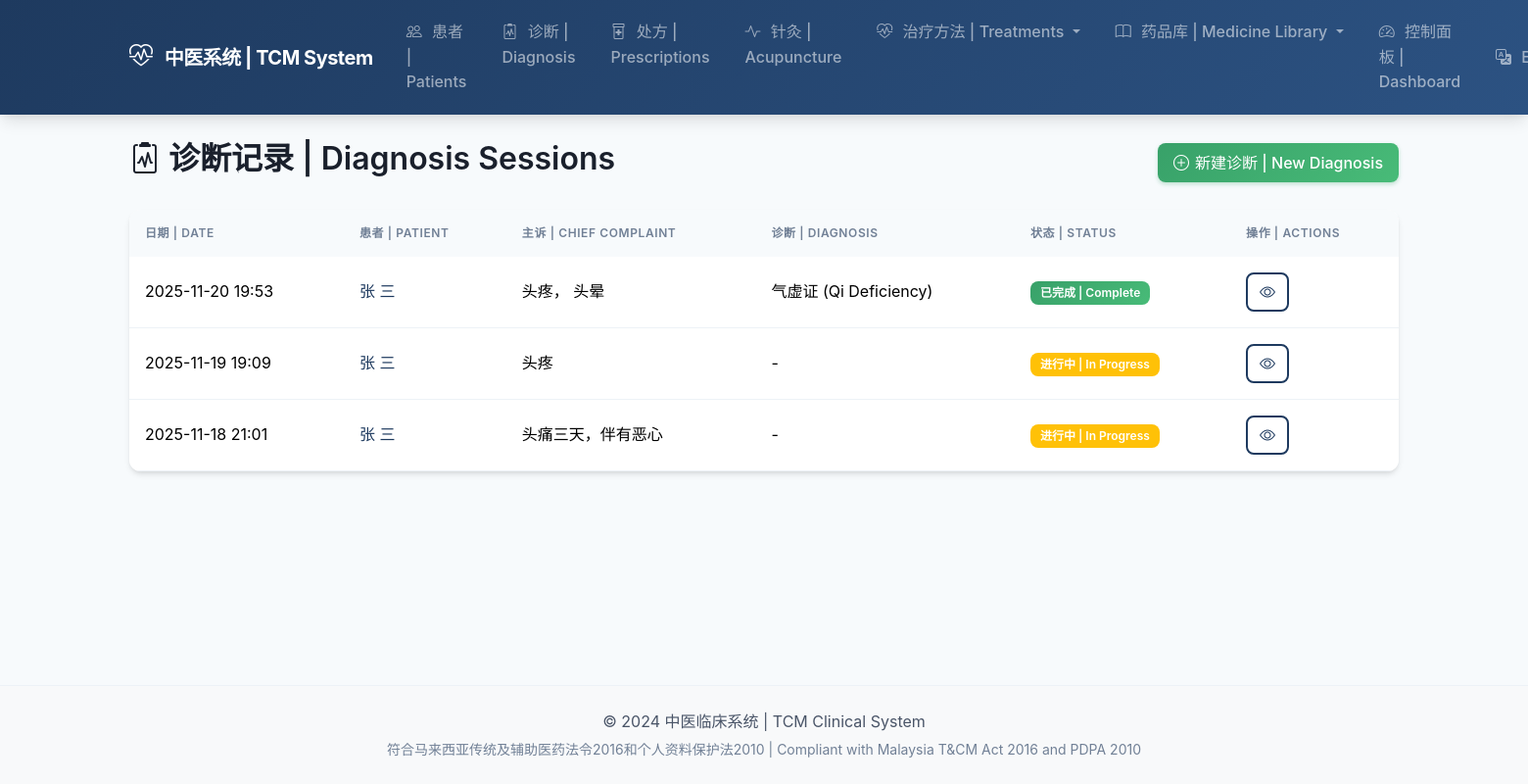
The app's page /diagnosis/ (signed in) with its own data.
### diagnosis/models.py (models this page shows, shortened)
class DiagnosisSession(models.Model):
    patient = models.ForeignKey(
        'patients.Patient',
        on_delete=models.CASCADE,
        related_name='diagnosis_sessions',
        verbose_name=_('Patient'),
    )
    practitioner = models.ForeignKey(
        settings.AUTH_USER_MODEL,
        on_delete=models.SET_NULL,
        null=True,
        related_name='diagnosis_sessions',
        verbose_name=_('Practitioner'),
    )
    medical_record = models.ForeignKey(
        'patients.MedicalRecord',
        on_delete=models.SET_NULL,
        null=True,
        blank=True,
        related_name='diagnosis_sessions',
        verbose_name=_('Medical Record'),
    )
    session_date = models.DateTimeField(
        _('Session Date'),
        auto_now_add=True,
    )
    chief_complaint = models.TextField(
        _('Chief Complaint (主诉)'),
    )
    spirit_status = models.CharField(
        _('Spirit Status (神)'),
        max_length=100,
        blank=True,
        help_text=_('e.g., Alert, Listless, Agitated'),
    )
    complexion = models.CharField(
        _('Complexion (面色)'),
        max_length=100,
        blank=True,
    )
    tongue_body_color = models.CharField(
        _('Tongue Body Color'),
        max_length=20,
        choices=TongueAppearance.BodyColor.choices,
        blank=True,
    )
    tongue_body_shape = models.CharField(
        _('Tongue Body Shape'),
        max_length=20,
        choices=TongueAppearance.BodyShape.choices,
        blank=True,
    )
    tongue_coating_color = models.CharField(
        _('Tongue Coating Color'),
        max_length=20,
        choices=TongueAppearance.CoatingColor.choices,
        blank=True,
    )
    tongue_coating_texture = models.CharField(
        _('Tongue Coating Texture'),
        max_length=20,
        choices=TongueAppearance.CoatingTexture.choices,
        blank=True,
    )
    tongue_notes = models.TextField(
        _('Additional Tongue Notes'),
        blank=True,
    )
    voice_quality = models.CharField(
        _('Voice Quality'),
        max_length=100,
        blank=True,
    )
    breath_odor = models.CharField(
        _('Breath Odor'),
        max_length=100,
        blank=True,
    )
    auscultation_notes = models.TextField(
        _('Auscultation Notes'),
        blank=True,
    )
    selected_symptoms = models.JSONField(
        _('Selected Symptoms'),
        default=list,
        help_text=_('List of symptom codes selected during inquiry'),
    )
    symptom_details = models.TextField(
        _('Symptom Details'),
        blank=True,
        help_text=_('Duration, severity, triggering factors'),
    )
    sleep_quality = models.CharField(
        _('Sleep Quality'),
        max_length=100,
        blank=True,
    )
    appetite = models.CharField(
        _('Appetite'),
        max_length=100,
        blank=True,
    )
    thirst = models.CharField(
        _('Thirst'),
        max_length=100,
        blank=True,
    )
    defecation = models.CharField(
        _('Defecation'),
        max_length=100,
        blank=True,
    )
    urination = models.CharField(
        _('Urination'),
        max_length=100,
        blank=True,
    )
    perspiration = models.CharField(
        _('Perspiration'),
        max_length=100,
        blank=True,
    )
    inquiry_notes = models.TextField(
        _('Additional Inquiry Notes'),
        blank=True,
    )
    pulse_left_cun = models.CharField(
        _('Left Cun Pulse'),
        max_length=50,
        blank=True,
    )
    pulse_left_guan = models.CharField(
        _('Left Guan Pulse'),
        max_length=50,
        blank=True,
    )
    pulse_left_chi = models.CharField(
        _('Left Chi Pulse'),
        max_length=50,
        blank=True,
    )
    pulse_right_cun = models.CharField(
        _('Right Cun Pulse'),
        max_length=50,
        blank=True,
    )
    pulse_right_guan = models.CharField(
        _('Right Guan Pulse'),
        max_length=50,
        blank=True,
    )
    pulse_right_chi = models.CharField(
        _('Right Chi Pulse'),
        max_length=50,
        blank=True,
    )
    pulse_overall = models.CharField(
        _('Overall Pulse Quality'),
        max_length=100,
        blank=True,
    )
    palpation_notes = models.TextField(
        _('Palpation Notes'),
        blank=True,
    )
    ai_suggested_syndromes = models.JSONField(
        _('AI Suggested Syndromes'),
        default=list,
        help_text=_('List of syndrome codes with confidence scores'),
    )
    final_diagnosis = models.TextField(
        _('Final Diagnosis (辨证结论)'),
        blank=True,
    )
    treatment_principle = models.TextField(
        _('Treatment Principle (治则治法)'),
        blank=True,
    )
    notes = models.TextField(
        _('Additional Notes'),
        blank=True,
    )
    is_complete = models.BooleanField(
        _('Complete'),
        default=False,
    )
    created_at = models.DateTimeField(auto_now_add=True)
    updated_at = models.DateTimeField(auto_now=True)
    class Meta:
        verbose_name = _('Diagnosis Session')
        verbose_name_plural = _('Diagnosis Sessions')
        ordering = ['-session_date']

### patients/models.py (models this page shows, shortened)
class Patient(models.Model):
    class Gender(models.TextChoices):
        MALE = 'M', _('Male (男)')
        FEMALE = 'F', _('Female (女)')
        OTHER = 'O', _('Other (其他)')
    class BloodType(models.TextChoices):
        A_POSITIVE = 'A+', 'A+'
        A_NEGATIVE = 'A-', 'A-'
        B_POSITIVE = 'B+', 'B+'
        B_NEGATIVE = 'B-', 'B-'
        AB_POSITIVE = 'AB+', 'AB+'
        AB_NEGATIVE = 'AB-', 'AB-'
        O_POSITIVE = 'O+', 'O+'
        O_NEGATIVE = 'O-', 'O-'
        UNKNOWN = 'UK', _('Unknown')
    patient_id = models.UUIDField(
        default=uuid.uuid4,
        editable=False,
        unique=True,
    )
    first_name = models.CharField(
        _('First Name'),
        max_length=100,
    )
    last_name = models.CharField(
        _('Last Name'),
        max_length=100,
    )
    chinese_name = models.CharField(
        _('Chinese Name (中文姓名)'),
        max_length=100,
        blank=True,
    )
    ic_number = models.CharField(
        _('IC/Passport Number'),
        max_length=30,
        unique=True,
        help_text=_('Malaysian IC or Passport number'),
    )
    date_of_birth = models.DateField(
        _('Date of Birth'),
    )
    gender = models.CharField(
        _('Gender'),
        max_length=1,
        choices=Gender.choices,
    )
    blood_type = models.CharField(
        _('Blood Type'),
        max_length=3,
        choices=BloodType.choices,
        default=BloodType.UNKNOWN,
    )
    phone = models.CharField(
        _('Phone Number'),
        max_length=20,
    )
    email = models.EmailField(
        _('Email'),
        blank=True,
    )
    address = models.TextField(
        _('Address'),
    )
    emergency_contact_name = models.CharField(
        _('Emergency Contact Name'),
        max_length=100,
        blank=True,
    )
    emergency_contact_phone = models.CharField(
        _('Emergency Contact Phone'),
        max_length=20,
        blank=True,
    )
    allergies = models.TextField(
        _('Allergies (过敏史)'),
        blank=True,
        help_text=_('List all known allergies to medications, herbs, or substances'),
    )
    chronic_conditions = models.TextField(
        _('Chronic Conditions (慢性疾病)'),
        blank=True,
        help_text=_('e.g., Diabetes, Hypertension, Heart Disease'),
    )
    current_medications = models.TextField(
        _('Current Medications (目前用药)'),
        blank=True,
        help_text=_('List all current Western and TCM medications'),
    )
    medical_history = models.TextField(
        _('Medical History (病史)'),
        blank=True,
        help_text=_('Past surgeries, major illnesses, hospitalizations'),
    )
    family_history = models.TextField(
        _('Family History (家族史)'),
        blank=True,
        help_text=_('Hereditary conditions in family'),
    )
    tcm_constitution = models.CharField(
        _('TCM Constitution (中医体质)'),
        max_length=100,
        blank=True,
        help_text=_('e.g., 气虚质, 阳虚质, 痰湿质'),
    )
    photo = models.ImageField(
        _('Photo'),
        upload_to='patients/photos/',
        blank=True,
        null=True,
    )
    notes = models.TextField(
        _('Additional Notes'),
        blank=True,
    )
    assigned_practitioner = models.ForeignKey(
        settings.AUTH_USER_MODEL,
        on_delete=models.SET_NULL,
        null=True,
        blank=True,
        related_name='patients',
        limit_choices_to={'role': 'practitioner'},
        verbose_name=_('Assigned Practitioner'),
    )
    user_account = models.OneToOneField(
        settings.AUTH_USER_MODEL,
        on_delete=models.SET_NULL,
        null=True,
        blank=True,
        related_name='patient_profile',
        verbose_name=_('User Account'),
    )
    consent_data_sharing = models.BooleanField(
        _('Consent to Data Sharing'),
        default=False,
        help_text=_('PDPA 2010 compliant consent for data sharing'),
    )
    consent_date = models.DateField(
        _('Consent Date'),
        null=True,
        blank=True,
    )
    is_active = models.BooleanField(
        _('Active'),
        default=True,
    )
    created_at = models.DateTimeField(auto_now_add=True)
    updated_at = models.DateTimeField(auto_now=True)
    class Meta:
        verbose_name = _('Patient')
        verbose_name_plural = _('Patients')
        ordering = ['-updated_at']
    @property
    def full_name(self):
        return f"{self.first_name} {self.last_name}"

### diagnosis/views.py (the view)
# urls.py: path('', views.DiagnosisListView.as_view(), name='list'),
class DiagnosisListView(LoginRequiredMixin, PractitionerRequiredMixin, ListView):
    model = DiagnosisSession
    template_name = 'diagnosis/session_list.html'
    context_object_name = 'sessions'
    paginate_by = 20
    def get_queryset(self):
        queryset = DiagnosisSession.objects.select_related('patient', 'practitioner')
        if self.request.user.role == 'practitioner' and not self.request.user.is_staff:
            queryset = queryset.filter(practitioner=self.request.user)
        return queryset.order_by('-session_date')

### accounts/models.py (called while the page is built)
    @property
    def is_admin(self):
        return self.role == self.Role.ADMIN

    @property
    def is_practitioner(self):
        return self.role == self.Role.PRACTITIONER

### diagnosis/views.py (called while the page is built)
    def test_func(self):
        return self.request.user.is_authenticated and (
            self.request.user.role in ['practitioner', 'admin'] or
            self.request.user.is_staff
        )

### templates/diagnosis/session_list.html (shortened to what this page needs)
{% extends 'base.html' %}
{% load i18n %}
{% block content %}
<div class="d-flex justify-content-between align-items-center mb-4">
    <h2>
        <i class="bi bi-clipboard2-pulse"></i>
        诊断记录 | Diagnosis Sessions
    </h2>
    <a href="{% url 'diagnosis:select_patient' %}" class="btn btn-success">
        <i class="bi bi-plus-circle"></i> 新建诊断 | New Diagnosis
    </a>
</div>
<div class="card">
    <div class="card-body p-0">
        {% if sessions %}
        <div class="table-responsive">
            <table class="table table-hover mb-0">
                <thead>
                    <tr>
                        <th>日期 | Date</th>
                        <th>患者 | Patient</th>
                        <th>主诉 | Chief Complaint</th>
                        <th>诊断 | Diagnosis</th>
                        <th>状态 | Status</th>
                        <th>操作 | Actions</th>
                    </tr>
                </thead>
                <tbody>
                    {% for session in sessions %}
                    <tr>
                        <td>{{ session.session_date|date:"Y-m-d H:i" }}</td>
                        <td>
                            <a href="{% url 'patients:detail' session.patient.pk %}">
                                {{ session.patient.full_name }}
                            </a>
                        </td>
                        <td>{{ session.chief_complaint|truncatewords:10 }}</td>
                        <td>{{ session.final_diagnosis|truncatewords:8|default:"-" }}</td>
                        <td>
                            {% if session.is_complete %}
                            <span class="badge bg-success">已完成 | Complete</span>
                            {% else %}
                            <span class="badge bg-warning">进行中 | In Progress</span>
                            {% endif %}
                        </td>
                        <td>
                            <a href="{% url 'diagnosis:detail' session.pk %}" class="btn btn-sm btn-outline-primary">
                                <i class="bi bi-eye"></i>
                            </a>
                        </td>
                    </tr>
                    {% endfor %}
                </tbody>
            </table>
        </div>
        {% endif %}
    </div>
</div>
{% endblock %}

### static/css/style.css (style rules this page uses)
:root { --tcm-primary: #1e3a5f; --tcm-primary-light: #2c5282; --tcm-primary-dark: #152a45; --tcm-secondary: #38a169; --tcm-secondary-light: #48bb78; --tcm-accent: #ed8936; --tcm-accent-light: #f6ad55; --tcm-danger: #e53e3e; --tcm-warning: #ecc94b; --tcm-info: #4299e1; --tcm-gray-50: #f7fafc; --tcm-gray-100: #edf2f7; --tcm-gray-200: #e2e8f0; --tcm-gray-300: #cbd5e0; --tcm-gray-400: #a0aec0; --tcm-gray-500: #718096; --tcm-gray-600: #4a5568; --tcm-gray-700: #2d3748; --tcm-gray-800: #1a202c; --tcm-gradient: linear-gradient(135deg, var(--tcm-primary) 0%, var(--tcm-primary-light) 100%); --tcm-gradient-accent: linear-gradient(135deg, var(--tcm-secondary) 0%, var(--tcm-secondary-light) 100%); --shadow-sm: 0 1px 2px 0 rgba(0, 0, 0, 0.05); --shadow: 0 4px 6px -1px rgba(0, 0, 0, 0.1), 0 2px 4px -1px rgba(0, 0, 0, 0.06); --shadow-md: 0 10px 15px -3px rgba(0, 0, 0, 0.1), 0 4px 6px -2px rgba(0, 0, 0, 0.05); --shadow-lg: 0 20px 25px -5px rgba(0, 0, 0, 0.1), 0 10px 10px -5px rgba(0, 0, 0, 0.04); --transition-fast: 150ms ease; --transition-normal: 300ms ease; --radius-sm: 0.375rem; --radius: 0.5rem; --radius-lg: 0.75rem; --radius-xl: 1rem; }
* { box-sizing: border-box; }
body { min-height: 100vh; display: flex; flex-direction: column; font-family: 'Inter', -apple-system, BlinkMacSystemFont, 'Segoe UI', Roboto, sans-serif; background-color: var(--tcm-gray-50); color: var(--tcm-gray-700); line-height: 1.6; }
h1, h2, h3, h4, h5, h6 { font-weight: 600; color: var(--tcm-gray-800); line-height: 1.3; }
a { color: var(--tcm-primary); text-decoration: none; transition: color var(--transition-fast); }
.card { border: none; border-radius: var(--radius-lg); box-shadow: var(--shadow); transition: all var(--transition-normal); overflow: hidden; }
.card-body { padding: 1.25rem; }
.btn { font-weight: 500; padding: 0.5rem 1rem; border-radius: var(--radius); transition: all var(--transition-fast); display: inline-flex; align-items: center; justify-content: center; gap: 0.375rem; }
.btn i { font-size: 1rem; }
.btn-success { background: var(--tcm-gradient-accent); border: none; box-shadow: 0 2px 4px rgba(56, 161, 105, 0.3); }
.btn-outline-primary { color: var(--tcm-primary); border: 2px solid var(--tcm-primary); background: transparent; }
.btn-sm { padding: 0.375rem 0.75rem; font-size: 0.875rem; }
.table { margin-bottom: 0; }
.table th { font-weight: 600; font-size: 0.75rem; text-transform: uppercase; letter-spacing: 0.05em; color: var(--tcm-gray-500); background-color: var(--tcm-gray-50); padding: 0.875rem 1rem; border: none; }
.table td { padding: 1rem; vertical-align: middle; border-color: var(--tcm-gray-100); }
.table tbody tr { transition: background-color var(--transition-fast); }
.badge { font-weight: 600; font-size: 0.75rem; padding: 0.375rem 0.625rem; border-radius: var(--radius); }
.badge.bg-success { background: var(--tcm-gradient-accent) !important; }

### records on screen
DiagnosisSession: session_date "2025-11-20 19:53", patient.full_name "张 三", chief_complaint "头疼， 头晕", final_diagnosis "气虚证 (Qi Deficiency)", is_complete "已完成 | Complete"
DiagnosisSession: session_date "2025-11-19 19:09", patient.full_name "张 三", chief_complaint "头疼", final_diagnosis "-", is_complete "进行中 | In Progress"
DiagnosisSession: session_date "2025-11-18 21:01", patient.full_name "张 三", chief_complaint "头痛三天，伴有恶心", final_diagnosis "-", is_complete "进行中 | In Progress"
